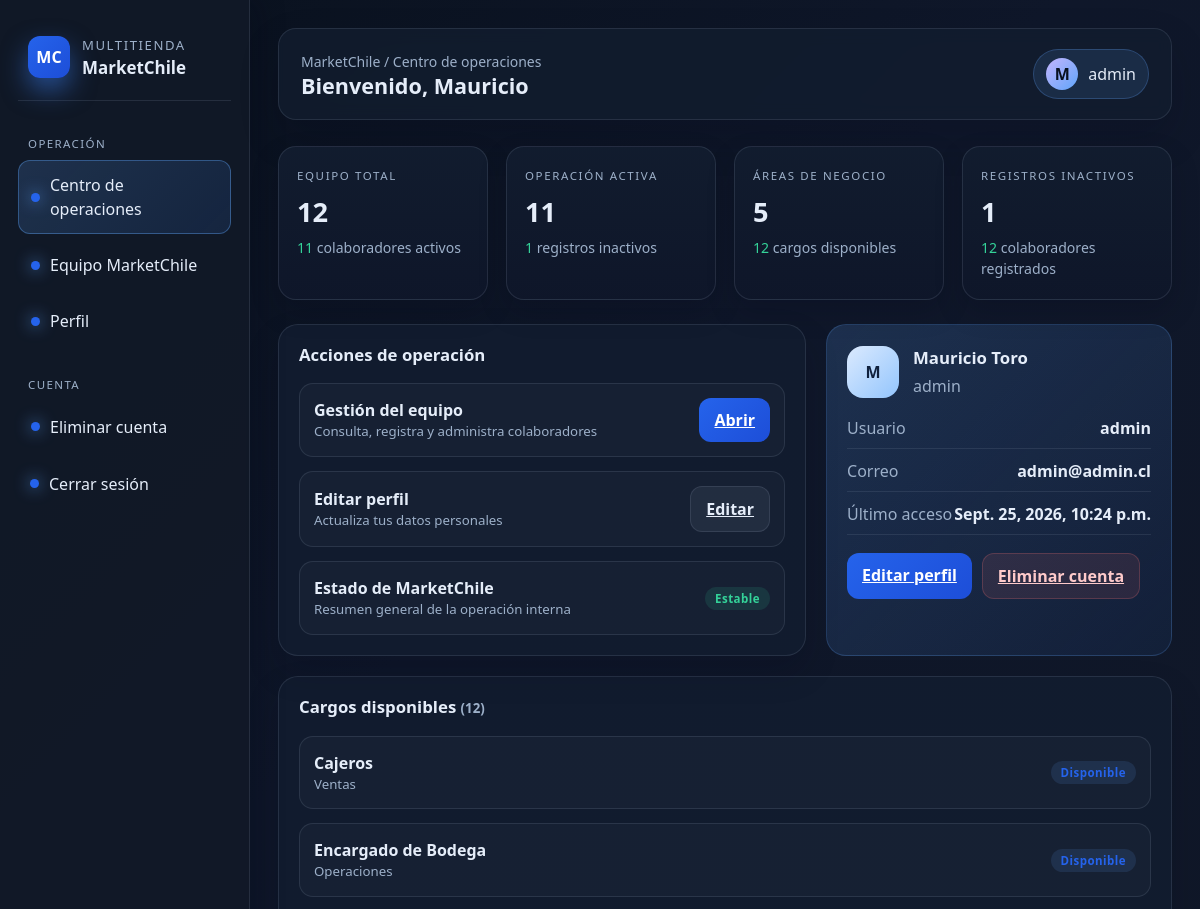
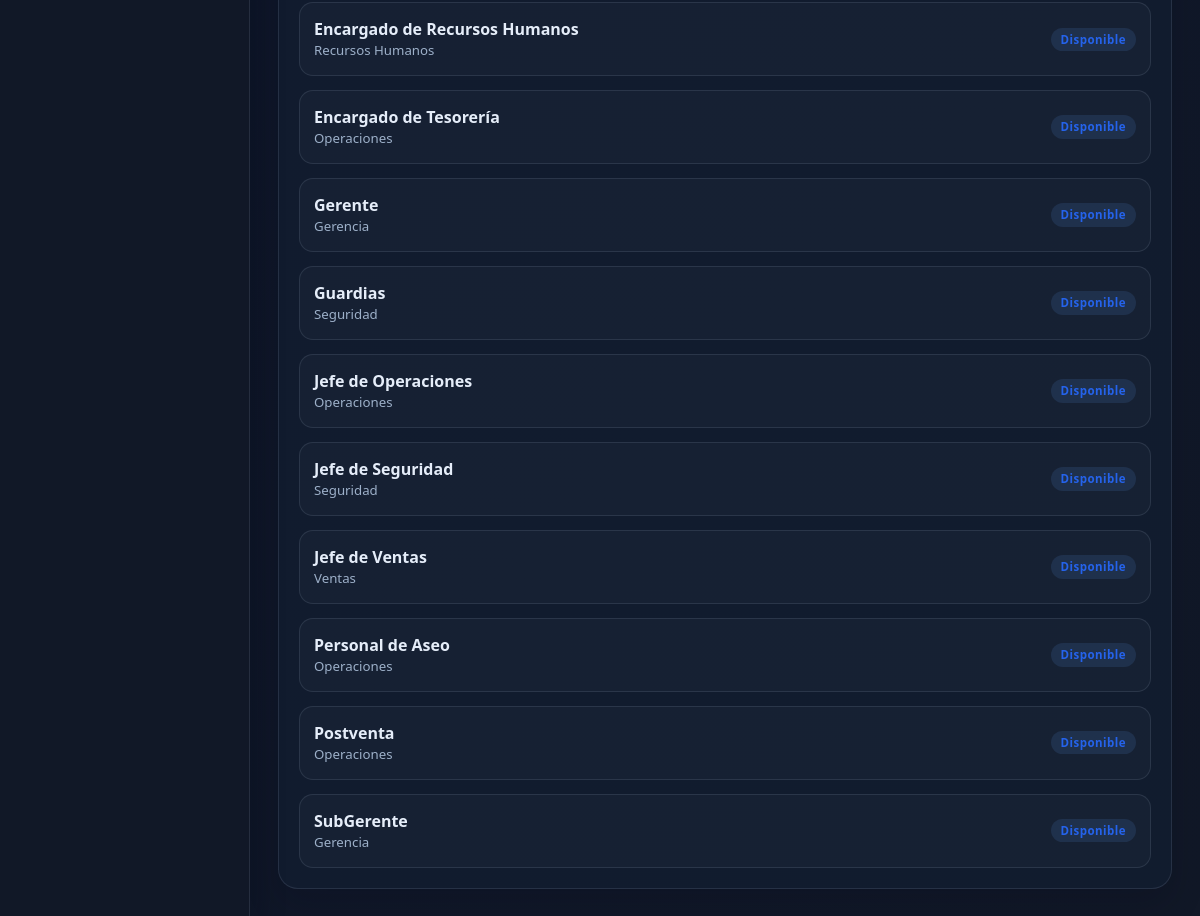
The app's page / (signed in) with its own data (2 pictures, top to bottom).
### personal/models.py (models this page shows, shortened)
class Cargo(models.Model):
    nombre_cargo = models.CharField(max_length=100)
    descripcion = models.TextField(blank=True, null=True)
    departamento = models.ForeignKey(Departamento, on_delete=models.RESTRICT, related_name='cargos')

class Departamento(models.Model):
    nombre = models.CharField(max_length=100)
    descripcion = models.TextField(blank=True, null=True)

### usuarios/views.py (the view)
@login_required
def bienvenida(request):
    total_empleados = Empleado.objects.count()
    total_activos = Empleado.objects.filter(estado='Activo').count()
    total_inactivos = Empleado.objects.filter(estado='Inactivo').count()
    total_departamentos = Departamento.objects.count()
    cargos = Cargo.objects.select_related('departamento').order_by('nombre_cargo')
    total_cargos = cargos.count()
    context = {
        'total_empleados': total_empleados,
        'total_activos': total_activos,
        'total_inactivos': total_inactivos,
        'total_departamentos': total_departamentos,
        'total_cargos': total_cargos,
        'cargos': cargos,
    }
    return render(
        request,
        'usuarios/bienvenida.html',
        context,
    )

### usuarios/templates/usuarios/bienvenida.html (shortened to what this page needs)
<!DOCTYPE html>
<html lang="es">
<head>
    <link href="https://cdn.jsdelivr.net/npm/bootstrap@5.3.8/dist/css/bootstrap.min.css" rel="stylesheet">
</head>
<body>
    <div class="app-shell">
        <aside class="sidebar">
            <div class="brand">
                <div class="brand-mark">MC</div>
                <div>
                    <p class="brand-text">Multitienda</p>
                    <h4 class="brand-name">MarketChile</h4>
                </div>
            </div>
            <div class="nav-section">Operación</div>
            <a href="{% url 'home' %}" class="nav-item active"><span class="nav-dot"></span> Centro de operaciones</a>
            <a href="{% url 'lista_empleados' %}" class="nav-item"><span class="nav-dot"></span> Equipo MarketChile</a>
            <a href="{% url 'editar_perfil' %}" class="nav-item"><span class="nav-dot"></span> Perfil</a>
            <div class="nav-section" style="margin-top: 18px;">Cuenta</div>
            <a href="{% url 'eliminar_cuenta' %}" class="nav-item"><span class="nav-dot"></span> Eliminar cuenta</a>
            <form method="POST" action="{% url 'logout' %}" style="margin-top: 8px;">
                <button type="submit" class="nav-item" style="width: 100%; border: 0; background: transparent; text-align: left; cursor: pointer;">
                    <span class="nav-dot"></span> Cerrar sesión
                </button>
            </form>
        </aside>
        <main class="content">
            <div class="topbar">
                <div>
                    <small>MarketChile / Centro de operaciones</small>
                    <h2>Bienvenido, {{ request.user.first_name|default:request.user.username }}</h2>
                </div>
                <div class="user-pill">
                    <div class="avatar">{{ request.user.first_name|first|default:request.user.username|first|upper }}</div>
                    <span>{{ request.user.username }}</span>
                </div>
            </div>
            <section class="stats-grid">
                <div class="stat-card">
                    <div class="stat-label">Equipo total</div>
                    <div class="stat-value">{{ total_empleados }}</div>
                    <div class="stat-meta"><span class="trend-up">{{ total_activos }}</span> colaboradores activos</div>
                </div>
                <div class="stat-card">
                    <div class="stat-label">Operación activa</div>
                    <div class="stat-value">{{ total_activos }}</div>
                    <div class="stat-meta"><span class="trend-up">{{ total_inactivos }}</span> registros inactivos</div>
                </div>
                <div class="stat-card">
                    <div class="stat-label">Áreas de negocio</div>
                    <div class="stat-value">{{ total_departamentos }}</div>
                    <div class="stat-meta"><span class="trend-up">{{ total_cargos }}</span> cargos disponibles</div>
                </div>
                <div class="stat-card">
                    <div class="stat-label">Registros inactivos</div>
                    <div class="stat-value">{{ total_inactivos }}</div>
                    <div class="stat-meta"><span class="trend-up">{{ total_empleados }}</span> colaboradores registrados</div>
                </div>
            </section>
            <section class="main-grid">
                <div class="panel">
                    <h3>Acciones de operación</h3>
                    <div class="panel-list">
                        <div class="task-item">
                            <div>
                                <div class="task-name">Gestión del equipo</div>
                                <div class="task-meta">Consulta, registra y administra colaboradores</div>
                            </div>
                            <a href="{% url 'lista_empleados' %}" class="btn-erp btn-primary-erp">Abrir</a>
                        </div>
                        <div class="task-item">
                            <div>
                                <div class="task-name">Editar perfil</div>
                                <div class="task-meta">Actualiza tus datos personales</div>
                            </div>
                            <a href="{% url 'editar_perfil' %}" class="btn-erp btn-dark-erp">Editar</a>
                        </div>
                        <div class="task-item">
                            <div>
                                <div class="task-name">Estado de MarketChile</div>
                                <div class="task-meta">Resumen general de la operación interna</div>
                            </div>
                            <span class="badge success">Estable</span>
                        </div>
                    </div>
                </div>
                <div class="profile-card">
                    <div class="profile-header">
                        <div class="profile-avatar">{{ request.user.first_name|first|default:request.user.username|first|upper }}</div>
                        <div class="profile-info">
                            <strong>{{ request.user.first_name }} {{ request.user.last_name }}</strong>
                            <span>{{ request.user.username }}</span>
                        </div>
                    </div>
                    <div class="profile-meta">
                        <div class="info-row"><span>Usuario</span><strong>{{ request.user.username }}</strong></div>
                        <div class="info-row"><span>Correo</span><strong>{{ request.user.email }}</strong></div>
                        <div class="info-row"><span>Último acceso</span><strong>{{ request.user.last_login|default:"Hoy" }}</strong></div>
                    </div>
                    <div class="action-row">
                        <a href="{% url 'editar_perfil' %}" class="btn-erp btn-primary-erp">Editar perfil</a>
                        <a href="{% url 'eliminar_cuenta' %}" class="btn-erp btn-danger-erp">Eliminar cuenta</a>
                    </div>
                </div>
            </section>
            <section class="panel" style="margin-top: 20px;">
                <h3>Cargos disponibles <span class="task-meta">({{ total_cargos }})</span></h3>
                <div class="panel-list">
                    {% for cargo in cargos %}
                        <div class="task-item">
                            <div>
                                <div class="task-name">{{ cargo.nombre_cargo }}</div>
                                <div class="task-meta">{{ cargo.departamento.nombre }}</div>
                            </div>
                            <span class="badge primary">Disponible</span>
                        </div>
                    {% empty %}
                        <div class="task-item">
                            <div class="task-meta">No hay cargos registrados.</div>
                        </div>
                    {% endfor %}
                </div>
            </section>
        </main>
    </div>
</body>
</html>

### records on screen
Cargo: nombre_cargo "Cajeros", departamento.nombre "Ventas"
Cargo: nombre_cargo "Encargado de Bodega", departamento.nombre "Operaciones"
Cargo: nombre_cargo "Encargado de Recursos Humanos", departamento.nombre "Recursos Humanos"
Cargo: nombre_cargo "Encargado de Tesorería", departamento.nombre "Operaciones"
Cargo: nombre_cargo "Gerente", departamento.nombre "Gerencia"
Cargo: nombre_cargo "Guardias", departamento.nombre "Seguridad"
Cargo: nombre_cargo "Jefe de Operaciones", departamento.nombre "Operaciones"
Cargo: nombre_cargo "Jefe de Seguridad", departamento.nombre "Seguridad"
Cargo: nombre_cargo "Jefe de Ventas", departamento.nombre "Ventas"
Cargo: nombre_cargo "Personal de Aseo", departamento.nombre "Operaciones"
Cargo: nombre_cargo "Postventa", departamento.nombre "Operaciones"
Cargo: nombre_cargo "SubGerente", departamento.nombre "Gerencia"

### other values on screen
{{ request.user.first_name|default:request.user.username }} "Mauricio"
{{ request.user.username }} "admin"
{{ total_empleados }} "12"
{{ total_activos }} "11"
{{ total_inactivos }} "1"
{{ total_departamentos }} "5"
{{ total_cargos }} "12"
{{ request.user.first_name }} "Mauricio"
{{ request.user.last_name }} "Toro"
{{ request.user.email }} "admin@admin.cl"
{{ request.user.last_login|default:"Hoy" }} "Sept. 25, 2026, 10:24 p.m."
